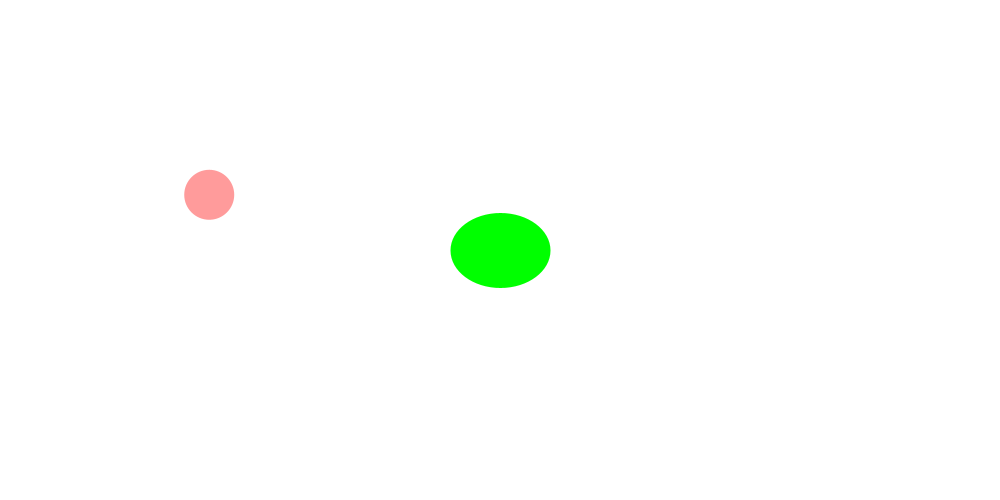
Frame 1 (no input)
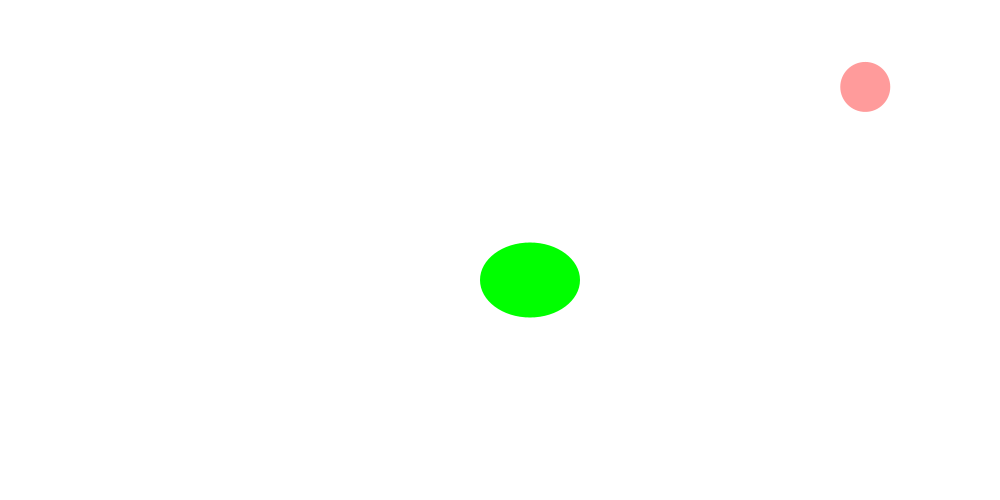
Frame 60 (the mouse pressed at the canvas centre just before this capture)
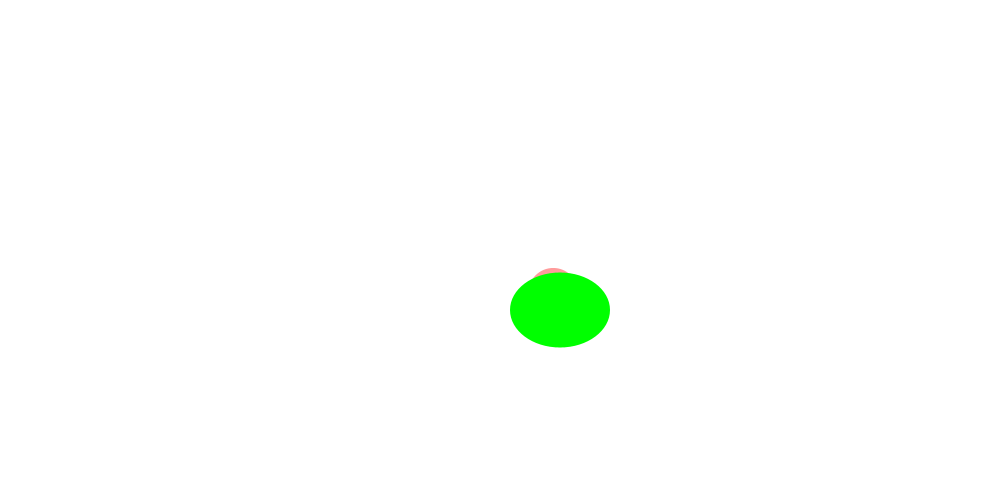
Frame 120 (the mouse held since frame 60 and released just before this capture)

The Processing sketch that drew these frames (run headless with seeded random() and noise(); from frame 60 on, the mouse is pressed at the canvas centre):

// Processing sketch: folllow_food_probability_grav_acc
// ── folllow_food_probability_grav_acc.pde
class Walker{
  //float x; 
  //float y;
  //color c;
  PVector location;
  PVector velocity;
  PVector acceleration;
  PVector dir;
  


  
  
  // CONTRUCTOR: initialistaion DATA for class walker
  //Walker(color walkC, float walkX,float walkY){
  Walker(float locX, float locY, float velX, float velY){
    location = new PVector(locX, locY);
    velocity = new PVector(velX, velY);
   }
  
  //FUNCTIONALITY for class walker
  void step(){
    
    float r = random(1);
    float accMag = 0.1;                                              //magnitude of acceleration
    
    PVector dir = PVector.sub(food1.location, location);             //vector of food from walker
    
    float m = dir.mag();                                             //magnitude of that vector
    
    if (r < 0.8){                                                    // set ratio by which walker is likely to follow food
    
    //PVector acceleration = PVector.sub(food1.location, location);
    
      acceleration = dir;
      acceleration.normalize();
      acceleration.mult(accMag);
      velocity.add(acceleration);
      location.add(velocity);
    }
           
   
    
    else{   
      
      acceleration = new PVector(random(-1,1), random(-1,1)); 
      acceleration.normalize();
      
      //float m = acceleration.mag();
      
      acceleration.mult(1/(m*accMag));
      velocity.add(acceleration);
      location.add(velocity);
    }
    

    
    
    if(location.x > width || location.x < 0){
       velocity.x = velocity.x * -1;
    }
  
    if(location.y > height || location.y < 0){
       velocity.y = velocity.y * -1;
    }
  
  location.add(velocity);  
  
}
      

  void display(){
    noStroke();
    fill(255,0,0,100);
    ellipse(location.x, location.y, 50, 50);
  }
  
}



// CLASS Food is based on class Car from prev. example
class Food{  
 //class DATA 
 // declare variables
  color c;
  PVector location;
  PVector velocity;
  float foodHeight;
  float foodWidth;
  
  
  
 //CONSTRUCTOR now contains arguments for setup of individual objects
 //Car(){
 Food(color tempC, float tempXpos, float tempYpos, float tempXspeed, float tempYspeed, float startHeight, float startWidth){
   c = tempC;
   location = new PVector(tempXpos, tempYpos);
   velocity = new PVector(tempXspeed, tempYspeed);
   foodHeight = startHeight;
   foodWidth = startWidth;
   
 }
  
//  //CLASS FUNCTIONALITY
//  //define display and drive subfunctions for car class
//  //higher function with which to call these two subfunctions is defined outside of class
  
 void display(){
   noStroke();
   fill(c);
   //ellipse(location.x, location.y, 100, 75);
   ellipse(location.x, location.y, foodHeight, foodWidth);
   
   //rectMode(CENTER);
   //fill(c);
   //rect(location.x,location.y,50,30); //draw rectangle using x,y,w,h
 }
  
 void drive() {
   
   location.add(velocity);
   
    if (location.x > width || location.x < 0){
     velocity.x = velocity.x * -1;
   }
    
    if (location.y > height || location.y < 0){
     velocity.y = velocity.y * -1;
   }
 }  
 
 
 

 
 
 
 
  
}

// Instantiate all objects
Walker walker1;
Walker walker2;
Food food1;

////SETUP
void setup(){
 size(1000, 500);
 walker1 = new Walker(width/2, height/2, random(-5,5), random(-5,5));
 walker2 = new Walker(200, 200, random(-5,5), random(-5,5));
 food1 = new Food(color(0,255,0), width/2, height/2, 0.5, 0.5, 100, 75);
}

//FUNCTIONALITY
void draw(){
 background(255);
 walker1.step();
 walker1.display();
 walker2.step();
 walker2.display();
 food1.drive();
 food1.display();
}
  
  
  
  


   
  
  
    
  
